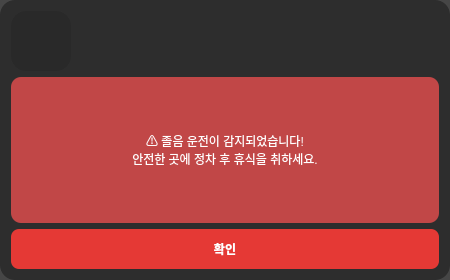
<?xml version="1.0" encoding="UTF-8"?>
<ui version="4.0">
 <class>AlertDialog</class>
 <widget class="QDialog" name="AlertDialog">
  <property name="geometry">
   <rect>
    <x>0</x>
    <y>0</y>
    <width>450</width>
    <height>280</height>
   </rect>
  </property>
  <property name="windowTitle">
   <string>졸음운전 경고</string>
  </property>
  <property name="styleSheet">
   <string notr="true">background-color: rgba(40, 40, 40, 220);
border-radius: 15px;</string>
  </property>
  <layout class="QVBoxLayout" name="verticalLayout">
   <item>
    <widget class="QLabel" name="iconLabel">
     <property name="minimumSize">
      <size>
       <width>60</width>
       <height>60</height>
      </size>
     </property>
     <property name="maximumSize">
      <size>
       <width>60</width>
       <height>60</height>
      </size>
     </property>
     <property name="text">
      <string/>
     </property>
     <property name="alignment">
      <set>Qt::AlignCenter</set>
     </property>
    </widget>
   </item>
   <item>
    <widget class="QLabel" name="messageLabel">
     <property name="styleSheet">
      <string notr="true">color: white;
background-color: rgba(255, 82, 82, 180);
border-radius: 10px;
padding: 15px;</string>
     </property>
     <property name="text">
      <string>⚠️ 졸음 운전이 감지되었습니다!
안전한 곳에 정차 후 휴식을 취하세요.</string>
     </property>
     <property name="alignment">
      <set>Qt::AlignCenter</set>
     </property>
    </widget>
   </item>
   <item>
    <widget class="QPushButton" name="confirmButton">
     <property name="minimumSize">
      <size>
       <width>120</width>
       <height>40</height>
      </size>
     </property>
     <property name="styleSheet">
      <string notr="true">background-color: #e53935;
color: white;
border-radius: 8px;
font-weight: bold;</string>
     </property>
     <property name="text">
      <string>확인</string>
     </property>
    </widget>
   </item>
  </layout>
 </widget>
 <resources/>
 <connections/>
</ui>
